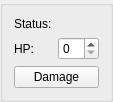
<?xml version="1.0" encoding="UTF-8"?>
<ui version="4.0">
 <class>PlanePartDamageTracker</class>
 <widget class="QGroupBox" name="PlanePartDamageTracker">
  <property name="geometry">
   <rect>
    <x>0</x>
    <y>0</y>
    <width>107</width>
    <height>89</height>
   </rect>
  </property>
  <property name="windowTitle">
   <string>Form</string>
  </property>
  <layout class="QGridLayout" name="gridLayout">
   <item row="1" column="0">
    <widget class="QLabel" name="label_3">
     <property name="text">
      <string>HP:</string>
     </property>
    </widget>
   </item>
   <item row="2" column="0" colspan="3">
    <widget class="QPushButton" name="pushButton_2">
     <property name="text">
      <string>Damage</string>
     </property>
    </widget>
   </item>
   <item row="1" column="1" colspan="2">
    <widget class="QSpinBox" name="spinBox_4"/>
   </item>
   <item row="0" column="0">
    <widget class="QLabel" name="label_2">
     <property name="text">
      <string>Status:</string>
     </property>
    </widget>
   </item>
   <item row="0" column="1" colspan="2">
    <widget class="QLabel" name="label_5">
     <property name="text">
      <string>&lt;status&gt;</string>
     </property>
    </widget>
   </item>
  </layout>
 </widget>
 <resources/>
 <connections/>
</ui>
